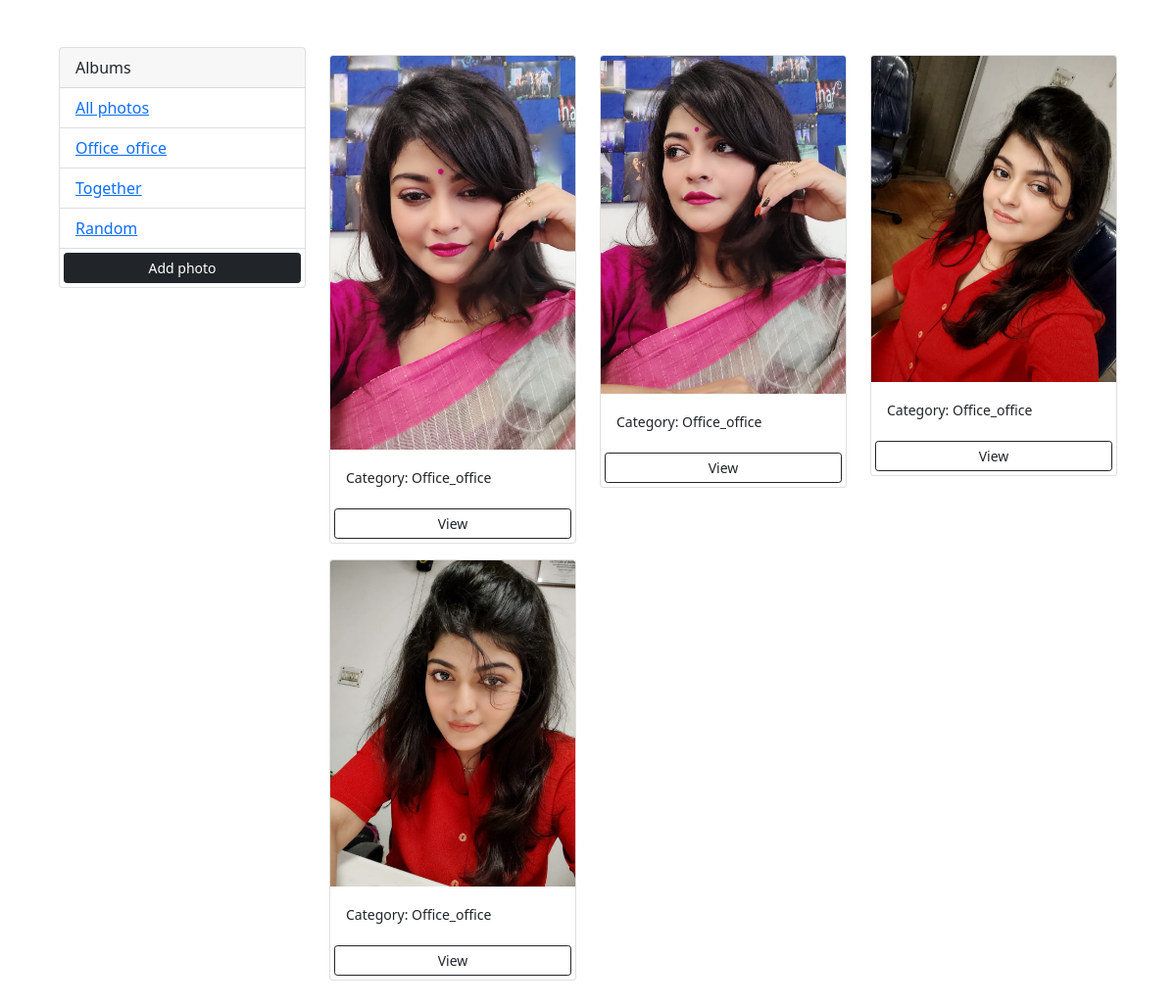
/?category=Office_office, run on the app's committed database.
### photos/models.py (models this page shows, shortened)
class Category(models.Model):
    name = models.CharField(max_length=200, null=False, blank=False)

class Photo(models.Model):
    category = models.ForeignKey(Category, on_delete=models.SET_NULL, null=True, blank=True)
    image = models.ImageField(null=False, blank=False)
    description = models.TextField()

### photos/views.py (the view)
# urls.py: path('', views.gallery, name='gallery'),
def gallery(request):
    category = request.GET.get('category')
    if category is None:
        photos = Photo.objects.all()
    else:
        photos = Photo.objects.filter(category__name=category)
    categories = Category.objects.all()
    context = {'categories': categories, 'photos': photos}
    return render(request, 'photos/gallery.html', context)

### photos/templates/photos/gallery.html (shortened to what this page needs)
<!DOCTYPE html>
<html lang="en">
<head>
    <link href="https://cdn.jsdelivr.net/npm/bootstrap@5.0.2/dist/css/bootstrap.min.css" rel="stylesheet">
</head>
<body class="m-5">
    <div class="container">
        <div class="row">
            <div class="col-md-3">
                <div class="card">
                    <div class="card-header">
                        Albums
                    </div>
                    <ul class="list-group list-group-flush">
                        <li class="list-group-item">
                            <a href="{% url 'gallery' %}">All photos</a>
                        </li>
                        {% for category in categories %}
                        <li class="list-group-item">
                            <a href="{% url 'gallery' %}?category={{ category.name }}">{{ category.name }}</a>
                        </li>
                        {% endfor %}
                        <a href="{% url 'add' %}" class="btn btn-block btn-dark btn-sm m-1">
                            Add photo
                        </a>
                    </ul>
                </div>
            </div>
            <div class="col-md-9">
                <div class="row">
                    {% for photo in photos %}
                    <div class="col-md-4">
                        <div class="card my-2">
                            <img src="{{ photo.image.url }}" class="card-img-top">
                            <div class="card-body">
                                <small>Category: {{ photo.category.name }}</small>
                            </div>
                            <a href="{% url 'photo' photo.id %}" class="btn btn-outline-dark btn-sm m-1">View</a>
                        </div>
                    </div>
                    {% empty %}
                    <h3>No photos</h3>
                    {% endfor %}
                </div>
            </div>
        </div>
    </div>
</body>
</html>

### data on the page
Category: name "Office_office"
Category: name "Together"
Category: name "Random"
Photo: image (picture), category.name "Office_office"
Photo: image (picture), category.name "Office_office"
Photo: image (picture), category.name "Office_office"
Photo: image (picture), category.name "Office_office"
